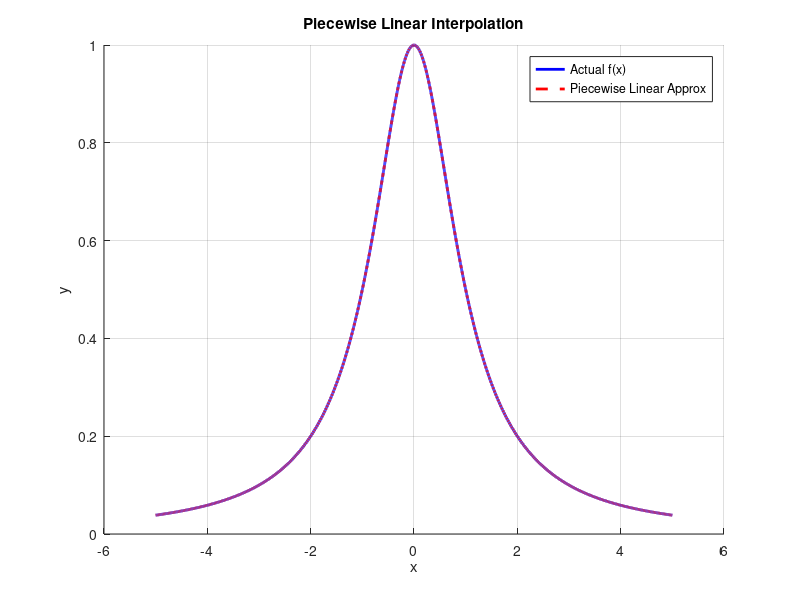

Reproduce this figure in MATLAB.
format long;
clc; clear all;

tic;
%% Test Function
%% Since we need to evaluate function at various points
%% we use vectorization (element wise operations)
f = @(x) 1./(1+x.^2);

%% Defining the Interval
a = -5;
b = 5;

%% Number of Subintervals
n = 2237;
h = (b - a) / n; %% Step Size

%% Choosing Uniformly Spaces n+1 points in the interval [a,b]
x = linspace(a, b, n+1);

%% Calculate functional values at these points = ai's
ai = f(x);

%% Initializing array for bi's
bi = zeros(1, n);

%% Calculating bi's
for i = 1 : n 
    bi(i) = (ai(i+1) - ai(i)) / h;
end

toc;

%% Plotting
figure;
hold on;

%% Choosing Dense points (say 10000)
test_points = linspace(a, b, 10000);
functional_value = f(test_points);

%% Approx values
approx_value = zeros(size(test_points));

for j = 1:length(test_points)
    
    % Finding the subinterval
    i = floor((test_points(j) - a)/h) + 1;
    if i > n
        i = n;
    end
    
    % Piecewise linear formula
    approx_value(j) = ai(i) + bi(i)*(test_points(j) - x(i));
end

%% Plot comparison
plot(test_points, functional_value, 'b', 'LineWidth', 2);
plot(test_points, approx_value, 'r--', 'LineWidth', 2);

legend('Actual f(x)', 'Piecewise Linear Approx');
title('Piecewise Linear Interpolation');
xlabel('x'); ylabel('y');
grid on;

%% Error
max_error = max(abs(functional_value - approx_value));
disp(['Maximum Error = ', num2str(max_error)]);
